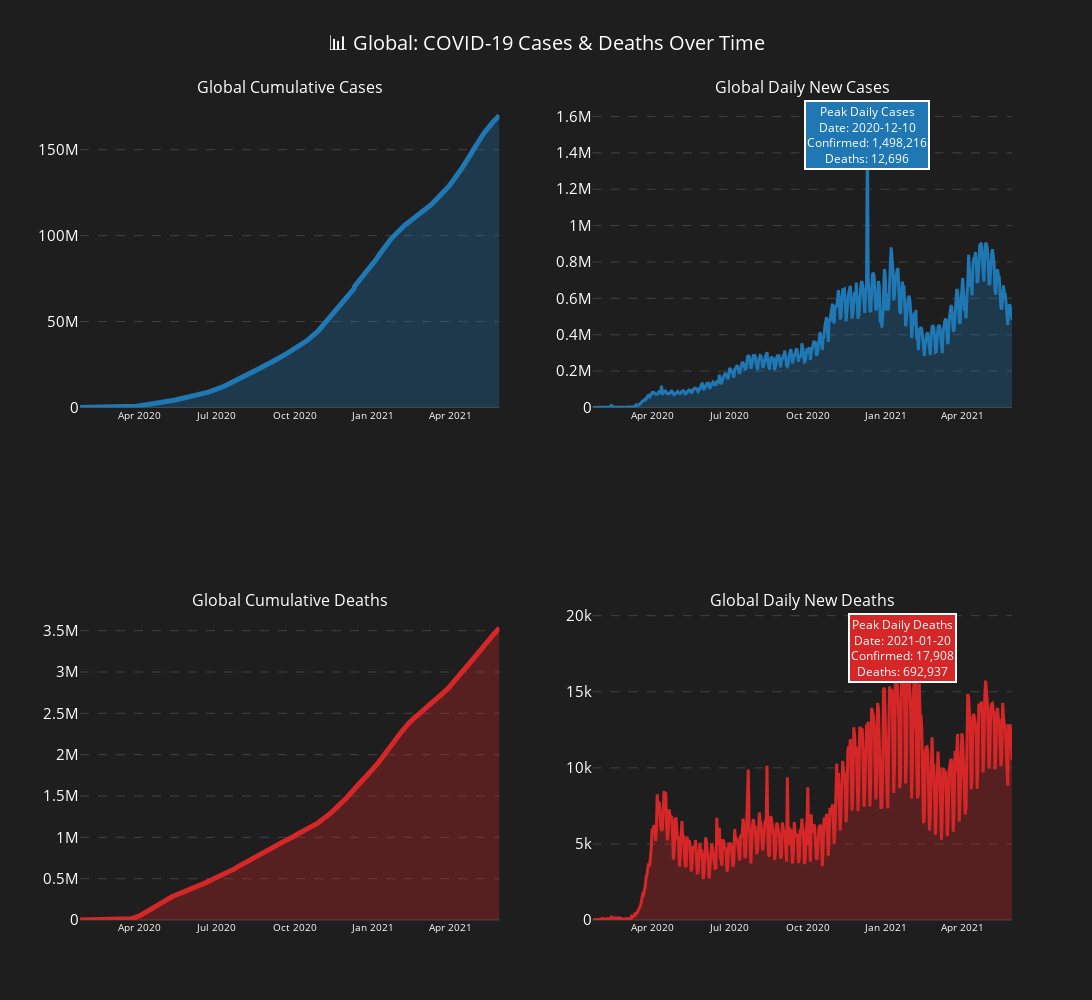

Notebook code cell kept with this figure:
### Markdown cell above
#### Graph1

### Code cell
choose = re.compile(r'Global')
if choose.pattern == 'Global':
    #Set data
    confirmed_data = datalong[datalong['Status'] == 'confirmed'].copy()
    death_data = datalong[datalong['Status'] == 'death'][['Country/Province', 'Date', 'Cases','Daily_cases']].copy()
    death_data.columns = ['Country/Province', 'Date', 'Death','Daily_death']
    d = total_per_country_wide
else:
    #Set data
    confirmed_data = datalong[(datalong['Country/Province'].str.contains(choose, regex=True)) & (datalong['Status'] == 'confirmed')].copy()
    death_data = datalong[(datalong['Country/Province'].str.contains(choose, regex=True)) & (datalong['Status'] == 'death')][['Country/Province', 'Date', 'Cases','Daily_cases']].copy()
    death_data.columns = ['Country/Province', 'Date', 'Death','Daily_death']
    d = total_per_country_wide[total_per_country_wide['Country/Province'].str.contains(choose, regex=True)]

#Global total confirmed/death cases over time
global_daily = confirmed_data.groupby('Date').agg({'Cases': 'sum','Daily_cases': 'sum'}).reset_index()
death_daily = death_data.groupby('Date').agg({'Death': 'sum','Daily_death': 'sum'}).reset_index()
global_daily = global_daily.merge(death_daily, on = ['Date'], how = 'left')

#Create subplots
fig = ps(rows=2, cols=2, subplot_titles=[f'{choose.pattern} Cumulative Cases', f'{choose.pattern} Daily New Cases',
                                        f'{choose.pattern} Cumulative Deaths', f'{choose.pattern} Daily New Deaths'],
    specs=[[{"secondary_y": False}, {"secondary_y": False}],[{"secondary_y": False}, {"secondary_y": False}]]
)
#Plot 1: Global cumulative cases
fig.add_trace(go.Scatter(x=global_daily['Date'], y=global_daily['Cases'],
    mode='lines',line=dict(color='#1f77b4', width=5),fill='tonexty',fillcolor='rgba(31,119,180,0.3)',name='',
    hovertemplate='Date: %{x}<br>Cases: %{y:,}<br>Deaths: %{customdata[0]:,}<extra></extra>',customdata=global_daily[['Death']].values
), row=1, col=1)
#Plot 2: Global daily new cases
fig.add_trace(go.Scatter(x=global_daily['Date'], y=global_daily['Daily_cases'],
    mode='lines',line=dict(color='#1f77b4', width=3),fill='tozeroy',fillcolor='rgba(31,119,180,0.3)', name='',
        hovertemplate='Date: %{x}<br>Cases: %{y:,}<br>Deaths: %{customdata[0]:,}<extra></extra>',customdata=global_daily[['Daily_death']].values
), row=1, col=2)
#Plot 3: Top countries cumulative
fig.add_trace(go.Scatter(x=global_daily['Date'], y=global_daily['Death'],
    mode='lines',line=dict(color='#d62728', width=5),fill='tonexty',fillcolor='rgba(214,39,40,0.3)',name='',
    hovertemplate='Date: %{x}<br>Cases: %{y:,}<br>Confirmed: %{customdata[0]:,}<extra></extra>',customdata=global_daily[['Cases']].values
), row=2, col=1)
#Plot 4: Top countries daily new cases
fig.add_trace(go.Scatter(x=global_daily['Date'], y=global_daily['Daily_death'],
    mode='lines',line=dict(color='#d62728', width=3),fill='tozeroy',fillcolor='rgba(214,39,40,0.3)', name='',
        hovertemplate='Date: %{x}<br>Cases: %{y:,}<br>Confirmed: %{customdata[0]:,}<extra></extra>',customdata=global_daily[['Daily_cases']].values
), row=2, col=2)
    
#Update layout
fig.update_layout(width = 1600, height=1000,title={'text': f'📊 {choose.pattern}: COVID-19 Cases & Deaths Over Time','x': 0.5,'xanchor': 'center','font': {'size': 20, 'color': 'white'}},
showlegend=False, plot_bgcolor='rgb(30, 30, 30)',paper_bgcolor='rgb(30, 30, 30)', font=dict(color='white'))
#Update axes
fig.update_xaxes(showgrid=False, tickfont=dict(size=10, color='white'))
fig.update_yaxes(showgrid=True,gridcolor='rgb(100, 100, 100)',gridwidth=0.5,griddash='dash', tickfont=dict(size=15, color='white'))

#Add annotations
max_daily_case_date = global_daily.loc[global_daily['Daily_cases'].idxmax(), 'Date']
max_daily_case = global_daily['Daily_cases'].max()
max_daily_death_value = global_daily['Daily_death'].iloc[global_daily['Daily_cases'].idxmax()]
fig.add_annotation(x=max_daily_case_date,y=max_daily_case,text=f"Peak Daily Cases<br>Date: {max_daily_case_date.strftime('%Y-%m-%d')}<br>Confirmed: {max_daily_case:,.0f}<br>Deaths: {max_daily_death_value:,.0f}",
showarrow=False,arrowhead=1,arrowsize=1,arrowwidth=3,arrowcolor="white",ax=20,ay=-30,bgcolor="#1f77b4",bordercolor="white",borderwidth=2,font=dict(color='white'),row=1, col=2)

max_daily_death_date = global_daily.loc[global_daily['Daily_death'].idxmax(), 'Date']
max_daily_death = global_daily['Daily_death'].max()
max_daily_case_value = global_daily['Daily_cases'].iloc[global_daily['Daily_death'].idxmax()]
fig.add_annotation(x=max_daily_death_date,y=max_daily_death,text=f"Peak Daily Deaths<br>Date: {max_daily_death_date.strftime('%Y-%m-%d')}<br>Confirmed: {max_daily_death:,.0f}<br>Deaths: {max_daily_case_value:,.0f}",
showarrow=False,arrowhead=1,arrowsize=1,arrowwidth=3,arrowcolor="white",ax=20,ay=-30,bgcolor="#d62728",bordercolor="white",borderwidth=2,font=dict(color='white'),row=2, col=2)
#Print
fig.show()

#Print summary statistics
print("📈 Confirmed Cases Summary:\n"\
f"• Global Rank based on death rate (considering confirmed cases): {int(d['Rank'].min())}\n"\
f"• Average daily new cases: {global_daily['Daily_cases'].mean():,.0f}\n"
f"• Average daily new deaths: {global_daily['Daily_death'].mean():,.0f}\n"
f"• Death rate: {d['death_rate'].mean():,.2f}%\n",
#f"• Peak daily new cases: {max_daily_case:,} on {max_daily_case_date.strftime('%Y-%m-%d')}\n"\
#f"• Peak daily deaths: {max_daily_death:,} on {max_daily_death_date.strftime('%Y-%m-%d')}\n"\
)

### Figure 1 — Plotly figure (JSON) as saved in the notebook; plotly's stock layout.template omitted (floating-point values rounded to 4 significant figures; data arrays with more than 128 entries replaced by an {"elided": "..."} marker saying what was removed)
{"data": [{"customdata": {"elided": "494x1 int values"}, "fill": "tonexty", "fillcolor": "rgba(31,119,180,0.3)", "hovertemplate": "Date: %{x}<br>Cases: %{y:,}<br>Deaths: %{customdata[0]:,}<extra></extra>", "line": {"color": "#1f77b4", "width": 5}, "mode": "lines", "name": "", "type": "scatter", "x": {"elided": "494 str values"}, "xaxis": "x", "y": {"elided": "494 int values"}, "yaxis": "y"}, {"customdata": {"elided": "494x1 float values"}, "fill": "tozeroy", "fillcolor": "rgba(31,119,180,0.3)", "hovertemplate": "Date: %{x}<br>Cases: %{y:,}<br>Deaths: %{customdata[0]:,}<extra></extra>", "line": {"color": "#1f77b4", "width": 3}, "mode": "lines", "name": "", "type": "scatter", "x": {"elided": "494 str values"}, "xaxis": "x2", "y": {"elided": "494 float values"}, "yaxis": "y2"}, {"customdata": {"elided": "494x1 int values"}, "fill": "tonexty", "fillcolor": "rgba(214,39,40,0.3)", "hovertemplate": "Date: %{x}<br>Cases: %{y:,}<br>Confirmed: %{customdata[0]:,}<extra></extra>", "line": {"color": "#d62728", "width": 5}, "mode": "lines", "name": "", "type": "scatter", "x": {"elided": "494 str values"}, "xaxis": "x3", "y": {"elided": "494 int values"}, "yaxis": "y3"}, {"customdata": {"elided": "494x1 float values"}, "fill": "tozeroy", "fillcolor": "rgba(214,39,40,0.3)", "hovertemplate": "Date: %{x}<br>Cases: %{y:,}<br>Confirmed: %{customdata[0]:,}<extra></extra>", "line": {"color": "#d62728", "width": 3}, "mode": "lines", "name": "", "type": "scatter", "x": {"elided": "494 str values"}, "xaxis": "x4", "y": {"elided": "494 float values"}, "yaxis": "y4"}], "layout": {"annotations": [{"font": {"size": 16}, "showarrow": false, "text": "Global Cumulative Cases", "x": 0.225, "xanchor": "center", "xref": "paper", "y": 1, "yanchor": "bottom", "yref": "paper"}, {"font": {"size": 16}, "showarrow": false, "text": "Global Daily New Cases", "x": 0.775, "xanchor": "center", "xref": "paper", "y": 1, "yanchor": "bottom", "yref": "paper"}, {"font": {"size": 16}, "showarrow": false, "text": "Global Cumulative Deaths", "x": 0.225, "xanchor": "center", "xref": "paper", "y": 0.375, "yanchor": "bottom", "yref": "paper"}, {"font": {"size": 16}, "showarrow": false, "text": "Global Daily New Deaths", "x": 0.775, "xanchor": "center", "xref": "paper", "y": 0.375, "yanchor": "bottom", "yref": "paper"}, {"arrowcolor": "white", "arrowhead": 1, "arrowsize": 1, "arrowwidth": 3, "ax": 20, "ay": -30, "bgcolor": "#1f77b4", "bordercolor": "white", "borderwidth": 2, "font": {"color": "white"}, "showarrow": false, "text": "Peak Daily Cases<br>Date: 2020-12-10<br>Confirmed: 1,498,216<br>Deaths: 12,696", "x": "2020-12-10T00:00:00", "xref": "x2", "y": 1498216, "yref": "y2"}, {"arrowcolor": "white", "arrowhead": 1, "arrowsize": 1, "arrowwidth": 3, "ax": 20, "ay": -30, "bgcolor": "#d62728", "bordercolor": "white", "borderwidth": 2, "font": {"color": "white"}, "showarrow": false, "text": "Peak Daily Deaths<br>Date: 2021-01-20<br>Confirmed: 17,908<br>Deaths: 692,937", "x": "2021-01-20T00:00:00", "xref": "x4", "y": 17908, "yref": "y4"}], "font": {"color": "white"}, "height": 1000, "paper_bgcolor": "rgb(30, 30, 30)", "plot_bgcolor": "rgb(30, 30, 30)", "showlegend": false, "title": {"font": {"color": "white", "size": 20}, "text": "📊 Global: COVID-19 Cases & Deaths Over Time", "x": 0.5, "xanchor": "center"}, "width": 1600, "xaxis": {"anchor": "y", "domain": [0, 0.45], "showgrid": false, "tickfont": {"color": "white", "size": 10}}, "xaxis2": {"anchor": "y2", "domain": [0.55, 1], "showgrid": false, "tickfont": {"color": "white", "size": 10}}, "xaxis3": {"anchor": "y3", "domain": [0, 0.45], "showgrid": false, "tickfont": {"color": "white", "size": 10}}, "xaxis4": {"anchor": "y4", "domain": [0.55, 1], "showgrid": false, "tickfont": {"color": "white", "size": 10}}, "yaxis": {"anchor": "x", "domain": [0.625, 1], "gridcolor": "rgb(100, 100, 100)", "griddash": "dash", "gridwidth": 0.5, "showgrid": true, "tickfont": {"color": "white", "size": 15}}, "yaxis2": {"anchor": "x2", "domain": [0.625, 1], "gridcolor": "rgb(100, 100, 100)", "griddash": "dash", "gridwidth": 0.5, "showgrid": true, "tickfont": {"color": "white", "size": 15}}, "yaxis3": {"anchor": "x3", "domain": [0, 0.375], "gridcolor": "rgb(100, 100, 100)", "griddash": "dash", "gridwidth": 0.5, "showgrid": true, "tickfont": {"color": "white", "size": 15}}, "yaxis4": {"anchor": "x4", "domain": [0, 0.375], "gridcolor": "rgb(100, 100, 100)", "griddash": "dash", "gridwidth": 0.5, "showgrid": true, "tickfont": {"color": "white", "size": 15}}}}
